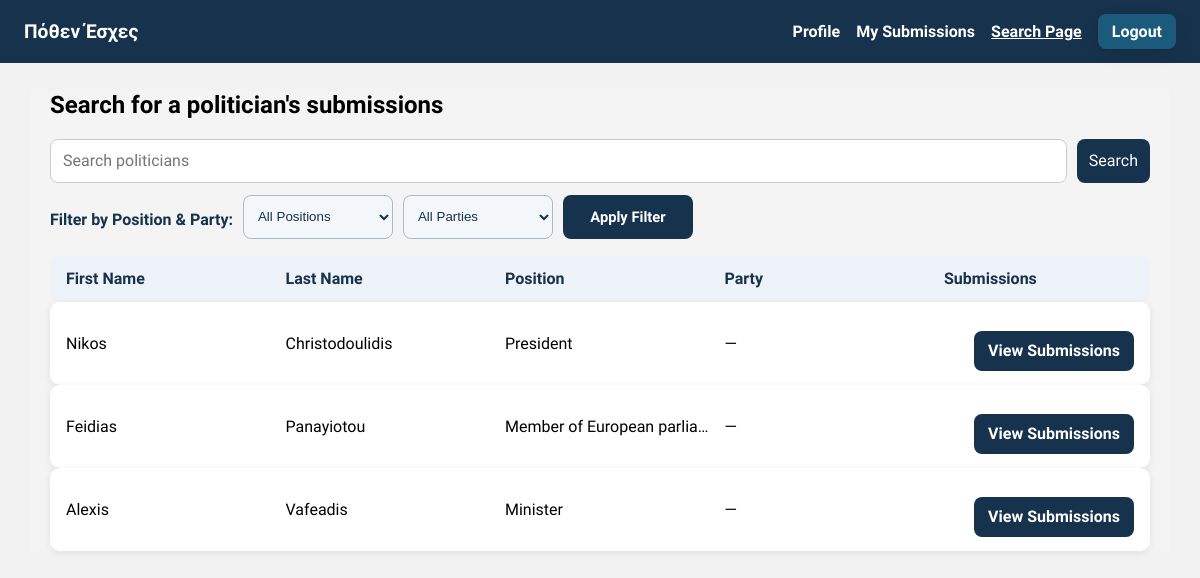
The app's page /Search/Search.php (signed in) with its own data.
### tables this page shows
CREATE TABLE users (
                       user_id int AUTO_INCREMENT PRIMARY KEY,
                       first_name varchar(20),
                       last_name varchar(20),
                       email varchar(100) unique,
                       Phone varchar(8) unique,
                       created_at timestamp default current_timestamp,
                       position_id int DEFAULT '999',  
                       party_id int NULL,
                       role enum('Admin' , 'User', 'Politician'),
                       profile_picture varchar(255) NOT NULL DEFAULT '../Assets/media/profile_placeholder.png',
                       foreign key (position_id) references positions(position_id),
                       foreign key (party_id) references parties(party_id) ON DELETE SET NULL);

CREATE TABLE positions(
                          position_id int PRIMARY KEY,
                          position_name varchar(100));

### Search/Search.php (the view, shortened to what this page needs)
<?php
require_once "../Include/db.php";
$errors = [];
$results = [];
$keyword = trim($_GET['keyword'] ?? '');
if ($_SERVER["REQUEST_METHOD"] === "GET") {
    if (empty($errors)) {
        $sql = "
            SELECT DISTINCT users.user_id, users.first_name, users.last_name, users.position_id, positions.position_name AS position, parties.party_acronym AS party
            FROM users
            JOIN positions ON users.position_id = positions.position_id
            LEFT JOIN parties ON users.party_id = parties.party_id
            WHERE users.role = 'Politician'
        ";
        $params = [];
        $sql .= "\n ORDER BY users.position_id ASC, users.last_name ASC, users.first_name ASC";
        $stmt = $pdo->prepare($sql);
        $stmt->execute($params);
        $results = $stmt->fetchAll(PDO::FETCH_ASSOC);
    }
}
$search_css_version = @filemtime(__DIR__ . '/../Assets/css/searchpage.css') ?: time();
$navbar_css_version = @filemtime(__DIR__ . '/../Assets/css/navbar-sticky.css') ?: time();
?>
<?php require_once "../Include/header.php"; ?>
<head>
    <link rel="stylesheet" href="../Assets/css/navbar-sticky.css?v=<?php echo $navbar_css_version; ?>">
    <link rel="stylesheet" href="../Assets/css/searchpage.css?v=<?php echo $search_css_version; ?>">
</head>
<body id="search-page" class="search-page">
    <?php require_once "../Include/dashboard_navbar.php"; ?>
    <main class="main-content">
        <section class="page-header">
            <h1>Search for a politician's submissions</h1>
        </section>
        <section class="search-section">
            <form method="GET" action="" class="search-form">
                <input
                    type="text"
                    name="keyword"
                    placeholder="Search politicians"
                    value="<?php echo htmlspecialchars($keyword); ?>"
                >
                <button type="submit">Search</button>
            </form>
        <form method="GET" action="" class="position-filter-form">
            <label for="position">Filter by Position & Party:</label>
                <select name="position" id="position">
                    <option value="">All Positions</option>
                </select>
                <select name="party" id="party">
                    <option value="">All Parties</option>
                </select>
                <button type="submit" class="filter-btn">Apply Filter</button>
        </form>
            <?php if ($_SERVER["REQUEST_METHOD"] === "GET" && empty($errors)): ?>
                <div class="search-results">
                    <?php if (!empty($results)): ?>
                        <div class="result-header">
                            <div class="result-cell">First Name</div>
                            <div class="result-cell">Last Name</div>
                            <div class="result-cell">Position</div>
                            <div class="result-cell">Party</div>
                            <div class="result-cell">Submissions</div>
                        </div>
                        <?php foreach ($results as $row): ?>
                            <div class="result-row">
                                <div class="result-cell"><?php echo htmlspecialchars($row['first_name']); ?></div>
                                <div class="result-cell"><?php echo htmlspecialchars($row['last_name']); ?></div>
                                <div class="result-cell"><?php echo htmlspecialchars($row['position']); ?></div>
                                <div class="result-cell"><?php echo htmlspecialchars($row['party'] ?: '—'); ?></div>
                                <div class="result-actions">
                                    <form method="POST" action="../Submit/submissions.php" style="display:inline;">
                                        <button type="submit" class="view-btn">View Submissions</button>
                                    </form>
                                </div>
                            </div>
                        <?php endforeach; ?>
                    <?php else: ?>
                        <p class="no-results">Δε βρέθηκαν αποτελέσματα.</p>
                    <?php endif; ?>
                </div>
            <?php endif; ?>
        </section>
    </main>
</body>

### Include/header.php (shortened to what this page needs)
<!DOCTYPE html>
<html lang="en">
<head>
    <link rel="stylesheet" href="../Assets/mainstyle/global.css">
</head>

### Include/dashboard_navbar.php
<nav class="top-navbar">
    <div class="navbar-brand">Πόθεν Έσχες</div>
    <ul class="navbar-links">
        <li><a href="../Submit/profile.php" <?php echo (basename($_SERVER['PHP_SELF']) === 'profile.php') ? 'class="active"' : ''; ?>>Profile</a></li>
        <li><a href="../Submit/submissions.php" <?php echo (basename($_SERVER['PHP_SELF']) === 'submissions.php') ? 'class="active"' : ''; ?>>My Submissions</a></li>
        <li><a href="../Search/Search.php" <?php echo (basename($_SERVER['PHP_SELF']) === 'Search.php') ? 'class="active"' : ''; ?>>Search Page</a></li>
        <li><a href="../index.php" class="logout-btn">Logout</a></li>
    </ul>
</nav>

### Assets/mainstyle/global.css (style rules this page uses)
body { margin: 0; font-family: "Quicksand", sans-serif; background-color: #f2f2f2; display: flex; justify-content: center; align-items: center; height: 100vh; }
form { display: flex; flex-direction: column; }
label { margin-top: 10px; margin-bottom: 5px; font-family: "Quicksand", sans-serif; font-weight: bold; }
input { padding: 8px; border-radius: 5px; border: 1px solid #ccc; font-family: "Quicksand", sans-serif; }
button { margin-top: 15px; padding: 10px; border: none; border-radius: 5px; background-color: #17324d; color: white; font-family: "Quicksand", sans-serif; font-size: 16px; cursor: pointer; }
.main-content { flex: 1; padding: 40px; background-color: #f4f4f4; }
.logout-btn { background-color: #17324d; color: white; border: none; border-radius: 10px; padding: 20px 40px; font-size: 16px; cursor: pointer; box-shadow: 0 5px 15px rgba(0, 0, 0, 0.1); transition: 0.3s; display: inline-block; }

### Assets/css/navbar-sticky.css (style rules this page uses)
.top-navbar { position: sticky; top: 0; z-index: 1000; display: flex; justify-content: space-between; align-items: center; padding: 14px 24px; background: #17324d !important; color: #fff; }
.navbar-brand { font-size: 1.2rem; font-weight: 700; }
.navbar-links { list-style: none; display: flex; gap: 16px; margin: 0; padding: 0; align-items: center; }
.navbar-links a { color: #fff; text-decoration: none; font-weight: 600; transition: opacity 0.2s ease; }
.navbar-links a.active { text-decoration: underline; }
.logout-btn { background: #1c5a7b !important; padding: 8px 14px; border-radius: 8px; transition: background 0.2s ease; }

### records on screen
users: first_name "Nikos", last_name "Christodoulidis", position.position_name "President", party "—"
users: first_name "Feidias", last_name "Panayiotou", position.position_name "Member of European parlia…", party "—"
users: first_name "Alexis", last_name "Vafeadis", position.position_name "Minister", party "—"
